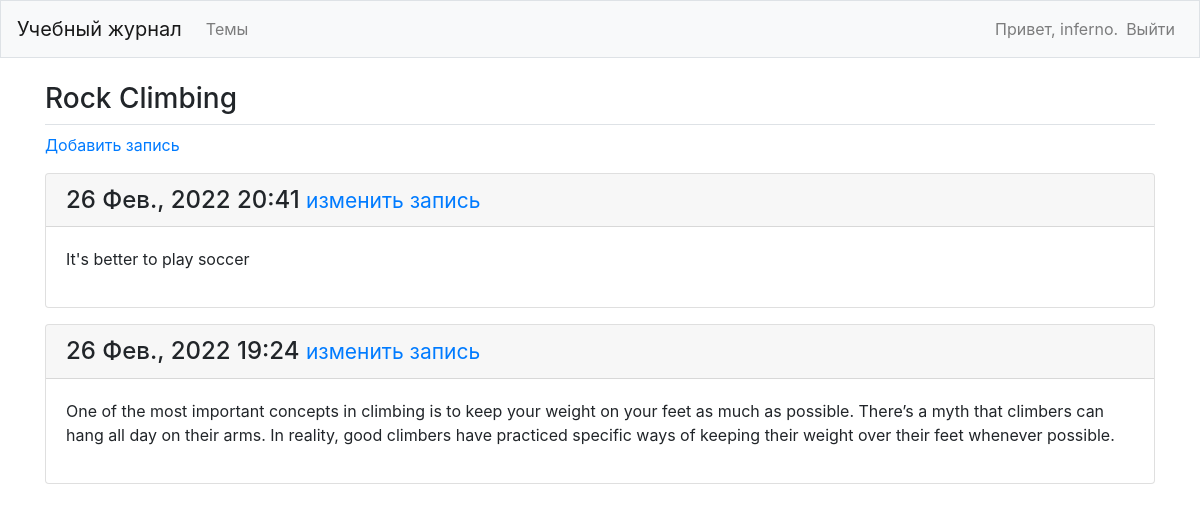
The page /topics/2/ (signed in) on the database its author committed.
### learning_logs/models.py (models this page shows, shortened)
class Topic(models.Model):
    text = models.CharField(max_length=200)
    date_added = models.DateTimeField(auto_now_add=True)
    owner = models.ForeignKey(User, on_delete=models.CASCADE)
    def __str__(self):
        return self.text

class Entry(models.Model):
    topic = models.ForeignKey(Topic, on_delete=models.CASCADE)
    text = models.TextField()
    date_added = models.DateTimeField(auto_now_add=True)
    class Meta:
        verbose_name_plural = 'entries'

### learning_logs/views.py (the view)
# urls.py: path('topics/<int:topic_id>/', views.topic, name='topic'),
@login_required
def topic(request, topic_id):
    topic = get_object_or_404(Topic, id=topic_id)
    check_topic_owner(topic.owner, request.user)
    entries = topic.entry_set.order_by('-date_added')
    context = {'topic': topic, 'entries': entries}
    return render(request, 'learning_logs/topic.html', context)

### learning_logs/views.py (called while the page is built)
def check_topic_owner(owner_user, reqest_user):
    if owner_user != reqest_user:
        raise Http404

### learning_logs/templates/learning_logs/topic.html
{% extends 'learning_logs/base.html' %}
{% block page_header %}
    <h3>{{ topic }}</h3>
{% endblock page_header %}
{% block content %}
<p>
    <a href="{% url 'learning_logs:new_entry' topic.id %}">Добавить запись</a>
</p>
    {% for entry in entries %}
    <div class="card mb-3">
      <h4 class="card-header">{{ entry.date_added|date:'d M., Y H:i' }}
      <small><a href="{% url 'learning_logs:edit_entry' entry.id %}">изменить запись</a></small>
    </h4>
    <div class="card-body">
        {{ entry.text|linebreaks}}
    </div>
    </div>
    {% empty %}
    <p>Пока ещё нет записей в данной теме.</p>
   {% endfor %}
{% endblock content %}

### learning_logs/templates/learning_logs/base.html (shortened to what this page needs)
{% load bootstrap4 %}
<!doctype html>
<html lang="ru">
<head>
  {% bootstrap_css %}
</head>
<body>
  <nav class="navbar navbar-expand-md navbar-light bg-light mb-4 border">
    <a class="navbar-brand" href="{% url 'learning_logs:index'%}">Учебный журнал</a>
      <div class="collapse navbar-collapse" id="navbarCollapse">
        <ul class="navbar-nav mr-auto">
          <li class="nav-item">
            <a class="nav-link" href="{% url 'learning_logs:topics'%}">Темы</a>
          </li>
        </ul>
        <ul class="navbar-nav ml-auto">
          {% if user.is_authenticated %}
          <li class="nav-item">
            <span class="navbar-text">Привет, {{ user.username }}.</span>
          </li>
          <li class="nav-item">
            <a class="nav-link" href="{% url 'users:logout' %}">Выйти</a>
          </li>
        {% endif %}
        </ul>
      </div>
      </nav>
      <main role="main" class="container">
        <div class="pd-2 mb-2 border-bottom">
          {% block page_header %}{% endblock page_header %}
          </div>
          <div>
            {% block content %}{% endblock content %}
          </div>
      </main>
</body>
</html>

### rows shown on the page
Topic: text "Rock Climbing"
Entry: date_added "26 Фев., 2022 20:41", text "It's better to play soccer"
Entry: date_added "26 Фев., 2022 19:24", text "One of the most important concepts in climbing is to keep your weight on your feet as much as possible. There’s a myth that climbers can hang all day on their arms. In reality, good climbers have practiced specific ways of keeping their weight over their feet whenever possible."

### other values the page prints
{{ user.username }} "inferno"
